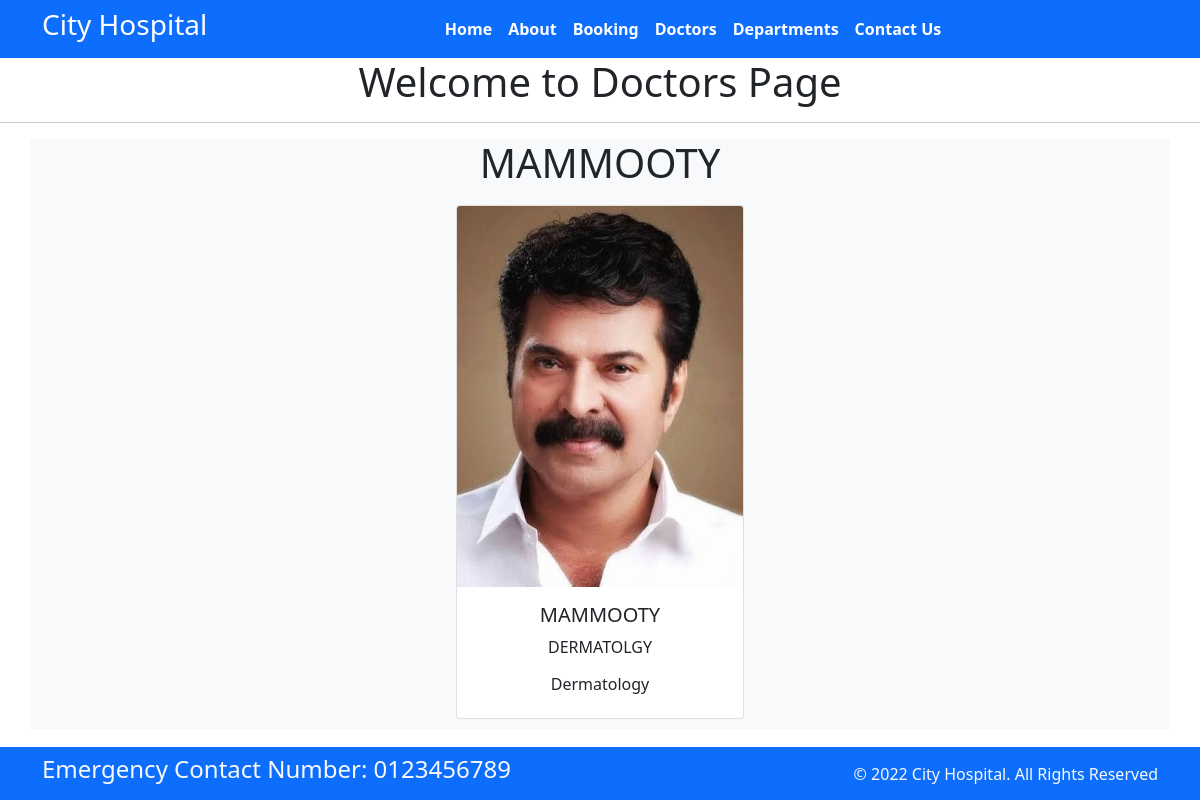
The app's page /doctors/ with its own data.
### home/models.py (models this page shows, shortened)
class Doctors(models.Model):
    doc_name=models.CharField(max_length=255)
    doc_spec=models.CharField(max_length=255)
    dep_name=models.ForeignKey(departments, on_delete=models.CASCADE)
    doc_image=models.ImageField(upload_to='doctors/')

class departments(models.Model):
    dep_name=models.CharField(max_length=100)
    dep_description=models.TextField()
    def __str__(self):
        return self.dep_name

### home/views.py (the view)
# urls.py: path('doctors/', views.doctors,name='doctors'),
def doctors(request):
    dict_docs = {
        'doctors': DoctorsModel.objects.all()
    }
    return render(request, 'doctors.html', dict_docs)

### templates/doctors.html (shortened to what this page needs)
{%extends "base.html"%}
{% block content %}
    <h1 class="text-center">Welcome to Doctors Page</h1>
    <hr>
    <div class="container text-center bg-light">
        {% for doctor in doctors %}
        <h1>{{ doctor.doc_name }}</h1>
        <div class="card" style="width: 18rem; display:inline-block; margin:10px; ">
        <img src="{{ doctor.doc_image.url }}" class="card-img-top" alt="...">
        <div class="card-body">
            <h5 class="card-title">{{ doctor.doc_name }}</h5>
            <p class="card-text">{{ doctor.doc_spec }}</p>
            <h6>{{ doctor.dep_name }}</h6>
        </div>
    </div>
    {% endfor %}
    </div>
{% endblock %}

### records on screen
Doctors: doc_name "MAMMOOTY", doc_image (picture), doc_spec "DERMATOLGY", dep_name "Dermatology"
